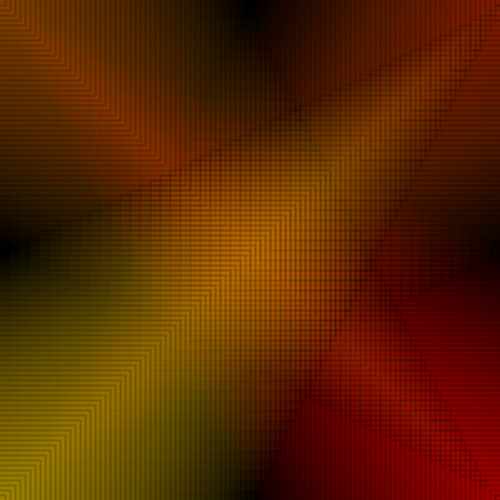
Frame 1 (no input)
Frame 60 (the mouse pressed at the canvas centre just before this capture): identical to frame 1, image omitted
Frame 120 (the mouse held since frame 60 and released just before this capture): identical to frame 1, image omitted

The Processing sketch that drew this single still picture (run headless with seeded random() and noise(); from frame 60 on, the mouse is pressed at the canvas centre):

// Processing sketch: processing_31391
// ── processing_31391.pde

int yo;
int bro;
int ho;
int low;
int blow = 5;

void setup(){
  size (500, 500);
  background (0, 0, 0);
  
  
        fill(250,0,0,blow);
        strokeWeight(2);
        stroke(0,0,0,50);
                
        yo = 0;
        bro = 10;
        while(yo < 500){
        rect(yo,yo,bro,bro);
        bro = bro + 5;
        yo = yo + 5;
        }
        
                    fill(200,75,0,blow);        
        
                    yo = 0;
                    bro = 10;
                    ho = 10;
                    low = 500;
                    while(yo < 500){
                    rect(yo,low,bro,ho);
                    bro = bro + 5;
                    yo = yo + 5;
                    ho = ho - 5;
                    low = low - 5;
                    }
            
            
            fill(200,125,0,blow);
        
            yo = 500;
            bro = 10; 
            while(yo > 0){
            rect(yo, yo, bro, bro);
            bro = bro - 5;
            yo = yo - 5;
            }       
          
                                        
                    
                    
                            fill(250,200,0,blow);        
        
                            yo = 500;
                            bro = 10;
                            ho = 10;
                            low = 0;
                            while(yo > 0){
                            rect(yo,low,bro,ho);
                            bro = bro - 5;
                            yo = yo - 5;
                            ho = ho + 5;
                            low = low + 5;                    
                            }
                       
}

void draw(){
   
     
  
  
}
